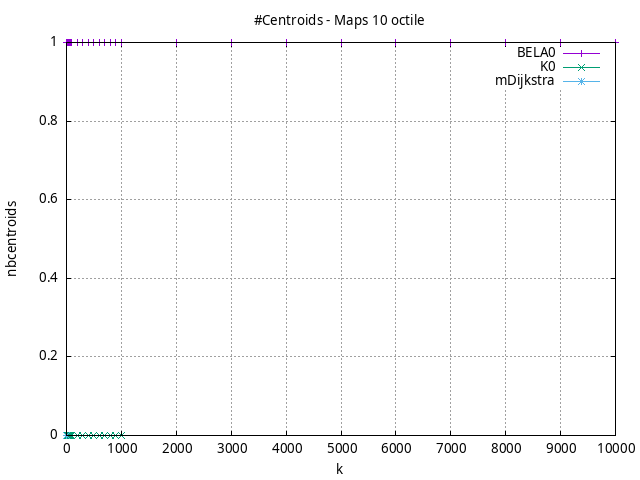

The gnuplot source for this figure:
#!/usr/bin/gnuplot
# -*- coding: utf-8 -*-
#
# results/maps/octile/10/random512-10.brute-force.octile.nbcentroids.gnuplot
#
# Started on 04/03/2024 23:08:12
# Author: Carlos Linares López
set grid
set xlabel "k"
set ylabel "nbcentroids"

set title "#Centroids - Maps 10 octile"

set terminal png enhanced font "Ariel,10"
set output 'random512-10.brute-force.octile.nbcentroids.png'

plot "-" title "BELA0"      with linesp, "-" title "K0"      with linesp, "-" title "mDijkstra"      with linesp

	1 1.0
	2 1.0
	3 1.0
	4 1.0
	5 1.0
	6 1.0
	7 1.0
	8 1.0
	9 1.0
	10 1.0
	20 1.0
	30 1.0
	40 1.0
	50 1.0
	60 1.0
	70 1.0
	80 1.0
	90 1.0
	100 1.0
	200 1.0
	300 1.0
	400 1.0
	500 1.0
	600 1.0
	700 1.0
	800 1.0
	900 1.0
	1000 1.0
	2000 1.0
	3000 1.0
	4000 1.0
	5000 1.0
	6000 1.0
	7000 1.0
	8000 1.0
	9000 1.0
	10000 1.0
end
	1 0.0
	2 0.0
	3 0.0
	4 0.0
	5 0.0
	6 0.0
	7 0.0
	8 0.0
	9 0.0
	10 0.0
	20 0.0
	30 0.0
	40 0.0
	50 0.0
	60 0.0
	70 0.0
	80 0.0
	90 0.0
	100 0.0
	200 0.0
	300 0.0
	400 0.0
	500 0.0
	600 0.0
	700 0.0
	800 0.0
	900 0.0
	1000 0.0
end
	1 0.0
	2 0.0
	3 0.0
	4 0.0
end
